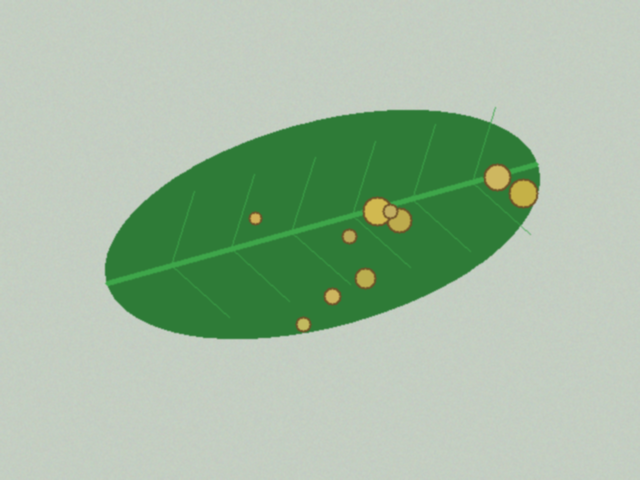
#> input picture data/sintetis/bersih/teh_041.png, 640 x 480 px
$ jupyter execute --allow-errors B4_penapisan.ipynb
#> lines starting #> are read from the running program, lines starting #| are printed output that depends on the picture
### src/utils_cv.py

"""utils_cv.py: fungsi bantu yang dipakai ulang sepanjang semester."""

import cv2
import numpy as np
import matplotlib.pyplot as plt


def baca(path):
    """Membaca citra dan langsung memberi pesan jelas bila gagal."""
#> called with path = '../data/sintetis/bersih/teh_041.png'
    img = cv2.imread(path)
#> img is the input picture: shape (480, 640, 3); mean B, G, R 161.4, 186.9, 162.2
#| Ukuran citra: (480, 640)
#| Tipe data: uint8
    if img is None:
        raise FileNotFoundError(f"Citra tidak ditemukan: {path}")
    return img


def tampil(daftar, judul, baris=1, ukuran=(14, 4)):
    """Menampilkan beberapa citra berdampingan. Citra 3 kanal dianggap BGR."""
    kolom = int(np.ceil(len(daftar) / baris))
    plt.figure(figsize=ukuran)

    for i, (im, jd) in enumerate(zip(daftar, judul)):
        plt.subplot(baris, kolom, i + 1)

        if im.ndim == 3:
            plt.imshow(cv2.cvtColor(im, cv2.COLOR_BGR2RGB))
        else:
            plt.imshow(im, cmap="gray", vmin=0, vmax=255)

        plt.title(jd)
        plt.axis("off")

    plt.tight_layout()


def kontras_bercak(kanal, mask_daun, mask_bercak):
    """KB = |rerata bercak - rerata daun sehat| / simpangan baku daun sehat.
    Makin besar KB, makin mudah bercak dipisahkan dari daun sehat.
    """
    k = kanal.astype(np.float64)
    sehat = (mask_daun > 0) & (mask_bercak == 0)
#> sehat: shape (480, 640) bool; every value is 0
    bercak = mask_bercak > 0
#> bercak: shape (480, 640) bool; every value is 1

    if bercak.sum() == 0:
        return float("nan")

    return abs(k[bercak].mean() - k[sehat].mean()) / (
        k[sehat].std() + 1e-6
    )


# [10 lines left out: function statistik, not called in this run]

### notebook/B4_penapisan.ipynb
[cell 1]
import sys
import os
import time

sys.path.append(os.path.abspath("../src"))

import cv2
import numpy as np
import pandas as pd
import matplotlib.pyplot as plt

from utils_cv import baca, tampil, kontras_bercak

os.makedirs("../hasil", exist_ok=True)

print("OpenCV:", cv2.__version__)
print("NumPy:", np.__version__)
print("Notebook B4 siap dijalankan.")

[cell 2]
nama = "teh_041.png"

citra_bersih = cv2.cvtColor(
    baca(f"../data/sintetis/bersih/{nama}"),
    cv2.COLOR_BGR2GRAY
)

mask_daun = cv2.imread(
    f"../data/sintetis/mask_daun/{nama}", 0
)

mask_bercak = cv2.imread(
    f"../data/sintetis/mask_bercak/{nama}", 0
)

citra_asli = cv2.cvtColor(
    baca(f"../data/sintetis/citra/{nama}"),
    cv2.COLOR_BGR2GRAY
)

print("Ukuran citra:", citra_bersih.shape)
print("Tipe data:", citra_bersih.dtype)
print("KB citra asli:", round(
    kontras_bercak(citra_asli, mask_daun, mask_bercak), 3
))
#| KB citra asli: nan

tampil(
    [citra_asli, citra_bersih, mask_daun, mask_bercak],
    ["Citra dengan derau", "Citra bersih", "Mask daun", "Mask bercak"],
    ukuran=(14, 4)
)
#> in tampil, `kolom = int(np.ceil(len(daftar) / baris))`: kolom = 4
#> the loop in tampil, `for i, (im, jd) in enumerate(zip(daftar, judul)):` made 4 passes
#> jd on passes 1 to 4: 'Citra dengan derau', 'Citra bersih', 'Mask daun', 'Mask bercak'
plt.show()
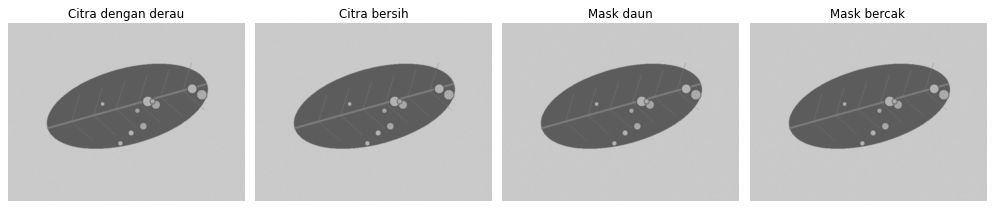
#> figure drawn by matplotlib, 4 panels

[cell 3]
P = np.array([
    [52, 55, 61, 58],
    [59, 255, 64, 60],
    [62, 60, 0, 57],
    [58, 61, 59, 63]
])

print(P)

[cell 4]
kernel_rerata = np.ones((3, 3)) / 9

kernel_gaussian = np.array([
    [1, 2, 1],
    [2, 4, 2],
    [1, 2, 1]
], dtype=float) / 16

hasil_rerata = np.zeros((2, 2))
hasil_gaussian = np.zeros((2, 2))
hasil_median = np.zeros((2, 2))

for y in range(2):
    for x in range(2):
        area = P[y:y+3, x:x+3]

        hasil_rerata[y, x] = np.sum(area * kernel_rerata)
        hasil_gaussian[y, x] = np.sum(area * kernel_gaussian)
        hasil_median[y, x] = np.median(area)

print("Hasil rerata:\n", np.round(hasil_rerata, 2))
print("Hasil Gaussian:\n", np.round(hasil_gaussian, 2))
print("Hasil median:\n", hasil_median.astype(int))

[cell 5]
Q = np.array([
    [70, 72, 75],
    [74, 120, 78],
    [73, 76, 79]
])

kernel_tajam = np.array([
    [0, -1, 0],
    [-1, 5, -1],
    [0, -1, 0]
])

hasil_tajam = np.sum(Q * kernel_tajam)
hasil_clipping = np.clip(hasil_tajam, 0, 255)

print("Hasil sebelum clipping:", hasil_tajam)
print("Hasil setelah clipping:", hasil_clipping)

[cell 6]
baris = np.array([[12, 30, 45, 70]])

zero = np.pad(baris, ((0, 0), (1, 1)), mode="constant")
replicate = np.pad(baris, ((0, 0), (1, 1)), mode="edge")
reflect = np.pad(baris, ((0, 0), (1, 1)), mode="reflect")

print("Zero padding:", zero)
print("Replicate:", replicate)
print("Reflect:", reflect)

print("Rerata piksel pertama:")
print("Zero:", zero[0, 0:3].mean())
print("Replicate:", replicate[0, 0:3].mean())
print("Reflect:", reflect[0, 0:3].mean())

[cell 7]
def konvolusi(img, k):
    kh, kw = k.shape
    ph, pw = kh // 2, kw // 2

    pad = np.pad(
        img.astype(float),
        ((ph, ph), (pw, pw)),
        mode="edge"
    )

    out = np.zeros(img.shape)

    for y in range(img.shape[0]):
        for x in range(img.shape[1]):
            area = pad[y:y+kh, x:x+kw]
            out[y, x] = np.sum(area * k)

    return np.clip(np.round(out), 0, 255).astype(np.uint8)


def konvolusi_sejati(img, k):
    return konvolusi(img, np.flip(k))

[cell 8]
kernel_uji = {
    "rerata": np.ones((3, 3)) / 9,

    "asimetris": np.array([
        [1, 0, -1],
        [2, 0, -2],
        [1, 0, -1]
    ], dtype=float)
}

for nama_kernel, kernel in kernel_uji.items():

    t0 = time.perf_counter()
    hasil_manual = konvolusi(citra_bersih, kernel)
    waktu_manual = time.perf_counter() - t0

    t0 = time.perf_counter()
    hasil_cv = cv2.filter2D(
        citra_bersih,
        -1,
        kernel,
        borderType=cv2.BORDER_REPLICATE
    )
    waktu_cv = time.perf_counter() - t0

    hasil_sejati = konvolusi_sejati(citra_bersih, kernel)

    beda_manual = np.abs(
        hasil_manual.astype(int) - hasil_cv.astype(int)
    ).max()

    beda_sejati = np.abs(
        hasil_sejati.astype(int) - hasil_cv.astype(int)
    ).max()

    print(f"\nKernel: {nama_kernel}")
    print("Selisih manual vs filter2D:", beda_manual)
    print("Selisih konvolusi sejati vs filter2D:", beda_sejati)
    print(f"Waktu manual: {waktu_manual:.4f} detik")
    print(f"Waktu OpenCV: {waktu_cv:.5f} detik")
#> this loop made 2 passes
#> (beda_manual, beda_sejati) on passes 1 to 2: (0, 0), (0, 255)
#| Selisih manual vs filter2D: 0
#| Selisih konvolusi sejati vs filter2D: 0
#| Selisih manual vs filter2D: 0
#| Selisih konvolusi sejati vs filter2D: 255
#> pass 2, `hasil_sejati = konvolusi_sejati(citra_bersih, kernel)`:
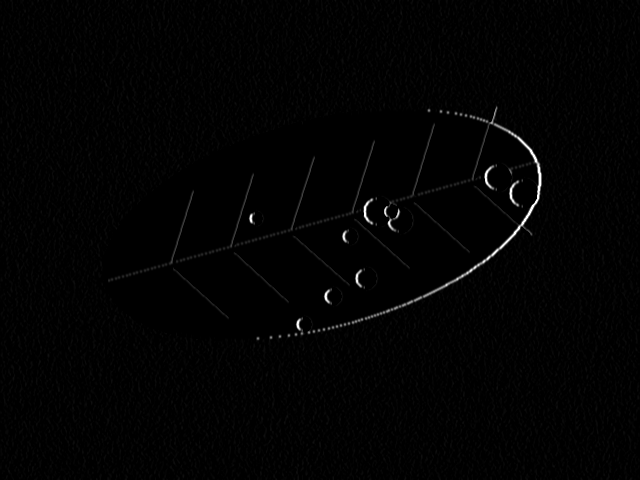
#> hasil_sejati: shape (480, 640); min 0, max 255, mean 2.6

[cell 9]
rng = np.random.default_rng(42)

def derau_gauss(img, sd):
#> called with sd = 10
    noise = rng.normal(0, sd, img.shape)
    return np.clip(
        img.astype(float) + noise, 0, 255
    ).astype(np.uint8)
#> call 3 of derau_gauss, with sd = 40
#> in derau_gauss (call 3), `noise = rng.normal(0, sd, img.shape)`:
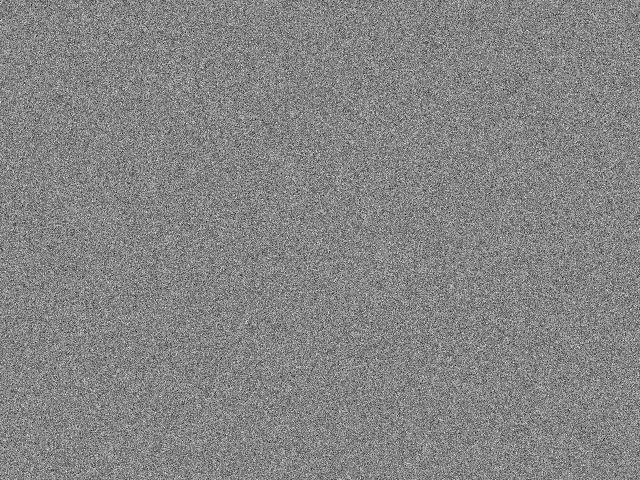
#> noise: shape (480, 640) float64; min -193.1, max 176.7, mean 0; drawn with min black and max white


def derau_sp(img, p):
#> called with p = 0.04
    out = img.copy()
    m = rng.random(img.shape)

    out[m < p / 2] = 0
    out[m > 1 - p / 2] = 255

    return out


def ukur_waktu(f, x, ulang=20):
    daftar_waktu = []

    for _ in range(ulang):
        t0 = time.perf_counter()
        f(x)
        daftar_waktu.append(time.perf_counter() - t0)

    return 1000 * np.mean(daftar_waktu)

[cell 10]
derau = {
    "gauss_10": derau_gauss(citra_bersih, 10),
    "gauss_20": derau_gauss(citra_bersih, 20),
    "gauss_40": derau_gauss(citra_bersih, 40),
    "sp_4%": derau_sp(citra_bersih, 0.04),
    "sp_10%": derau_sp(citra_bersih, 0.10)
}
#> call 2 of derau_sp, with p = 0.1
#> in derau_sp (call 2), `out[m > 1 - p / 2] = 255`:
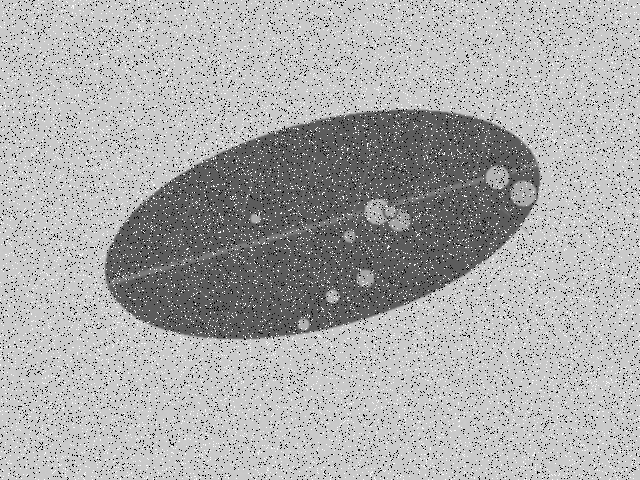
#> out: shape (480, 640); min 0, max 255, mean 171.7

penapis = {
    "rerata_3": lambda x: cv2.blur(x, (3, 3)),
    "rerata_5": lambda x: cv2.blur(x, (5, 5)),
    "gauss_5": lambda x: cv2.GaussianBlur(x, (5, 5), 1.0),
    "median_3": lambda x: cv2.medianBlur(x, 3),
    "median_5": lambda x: cv2.medianBlur(x, 5),
    "median_9": lambda x: cv2.medianBlur(x, 9)
}

tampil(
    [citra_bersih, derau["gauss_20"], derau["sp_4%"]],
    ["Bersih", "Gaussian 20", "Garam-merica 4%"],
    ukuran=(12, 4)
)
#> the loop in tampil (call 2), `for i, (im, jd) in enumerate(zip(daftar, judul)):` made 3 passes
#> jd on passes 1 to 3: 'Bersih', 'Gaussian 20', 'Garam-merica 4%'
plt.show()

[cell 11]
baris = []

for nama_derau, citra_derau in derau.items():

    baris.append([
        nama_derau,
        "tanpa",
        cv2.PSNR(citra_bersih, citra_derau),
        0.0,
        kontras_bercak(citra_derau, mask_daun, mask_bercak)
    ])

    for nama_penapis, fungsi in penapis.items():

        hasil = fungsi(citra_derau)

        psnr = cv2.PSNR(citra_bersih, hasil)
        waktu = ukur_waktu(fungsi, citra_derau)
        kb = kontras_bercak(hasil, mask_daun, mask_bercak)

        baris.append([
            nama_derau,
            nama_penapis,
            psnr,
            waktu,
            kb
        ])
#> this loop made 5 passes
#> nama_derau on passes 1 to 5: 'gauss_10', 'gauss_20', 'gauss_40', 'sp_4%', 'sp_10%'
#> after the loop, baris = 35 items

tabel_penapis = pd.DataFrame(
    baris,
    columns=["derau", "penapis", "PSNR_dB", "waktu_ms", "KB"]
).round(2)
#> tabel_penapis = table of 35 rows and 5 columns

display(tabel_penapis)

tabel_penapis.to_csv(
    "../hasil/b4_tabel_penapis.csv",
    index=False
)

[cell 12]
fig, axes = plt.subplots(1, 2, figsize=(15, 5))

for nama_derau in tabel_penapis["derau"].unique():

    data = tabel_penapis[
        tabel_penapis["derau"] == nama_derau
    ]

    axes[0].plot(
        data["penapis"],
        data["PSNR_dB"],
        marker="o",
        label=nama_derau
    )

    axes[1].plot(
        data["penapis"],
        data["waktu_ms"],
        marker="o",
        label=nama_derau
    )

axes[0].set_title("Perbandingan PSNR")
axes[0].set_ylabel("PSNR (dB)")
axes[0].tick_params(axis="x", rotation=45)
axes[0].legend()

axes[1].set_title("Perbandingan Waktu Komputasi")
axes[1].set_ylabel("Waktu (ms)")
axes[1].tick_params(axis="x", rotation=45)
axes[1].legend()

plt.tight_layout()
plt.savefig("../hasil/b4_grafik_psnr_waktu.png", dpi=200)
plt.show()

[cell 13]
plt.figure(figsize=(10, 5))

for nama_derau in tabel_penapis["derau"].unique():

    data = tabel_penapis[
        tabel_penapis["derau"] == nama_derau
    ]

    plt.plot(
        data["penapis"],
        data["KB"],
        marker="o",
        label=nama_derau
    )

plt.title("Perbandingan Kontras Bercak")
plt.xlabel("Penapis")
plt.ylabel("Kontras Bercak (KB)")
plt.xticks(rotation=45)
plt.legend()
plt.tight_layout()

plt.savefig("../hasil/b4_grafik_kb.png", dpi=200)
plt.show()

[cell 14]
data_tabel11 = tabel_penapis[
    tabel_penapis["derau"].isin(["gauss_20", "sp_4%"])
]
#> data_tabel11 = table of 14 rows and 5 columns

tabel11 = data_tabel11.pivot(
    index="penapis",
    columns="derau",
    values=["PSNR_dB", "waktu_ms", "KB"]
)
#> tabel11 = table of 7 rows and 6 columns

display(tabel11.round(2))

tabel11.to_csv("../hasil/b4_tabel11.csv")

[cell 15]
def selisih_rerata(kanal, md, mb):
    k = kanal.astype(float)

    sehat = (md > 0) & (mb == 0)
    bercak = mb > 0

    if bercak.sum() == 0 or sehat.sum() == 0:
        return np.nan

    return abs(k[bercak].mean() - k[sehat].mean())


#> (the rest of this cell did not finish here and is left out)

[cell 16]
plt.figure(figsize=(8, 5))

#> (the rest of this cell did not finish here and is left out)

[cell 17]
nama_crop = "teh_021.png"

g = cv2.cvtColor(
    baca(f"../data/sintetis/bersih/{nama_crop}"),
    cv2.COLOR_BGR2GRAY
)
#> call 3 of baca, with path = '../data/sintetis/bersih/teh_021.png'
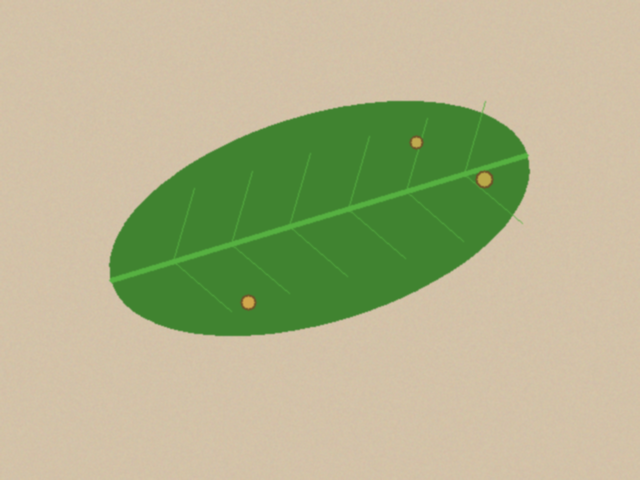
#> input picture data/sintetis/bersih/teh_021.png, 640 x 480 px
#> in baca, img is the input picture: shape (480, 640, 3); mean B, G, R 140.2, 179.6, 177.2
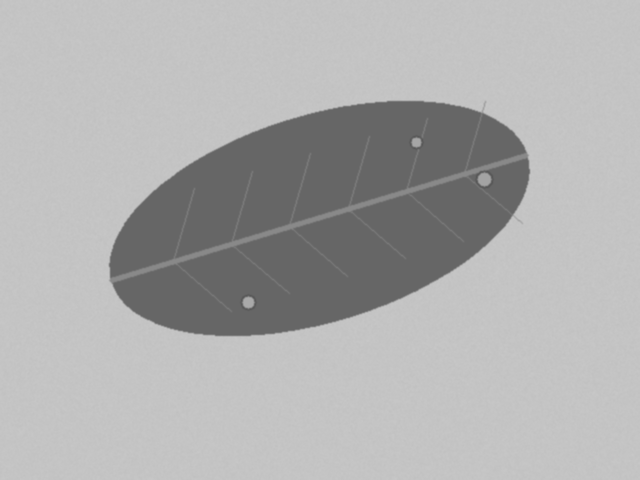
#> g: shape (480, 640); min 88, max 199, mean 174.5

# Cari posisi area bercak dari mask
mb = cv2.imread(
    f"../data/sintetis/mask_bercak/{nama_crop}", 0
)
#> mb: shape (480, 640); min 88, max 199, mean 173.9

ys, xs = np.where(mb > 0)

y_tengah = int(np.mean(ys))
#> y_tengah = 239
x_tengah = int(np.mean(xs))
#> x_tengah = 319

ukuran_crop = 60

y1 = max(0, y_tengah - ukuran_crop // 2)
#> y1 = 209
y2 = min(g.shape[0], y_tengah + ukuran_crop // 2)
#> y2 = 269
x1 = max(0, x_tengah - ukuran_crop // 2)
#> x1 = 289
x2 = min(g.shape[1], x_tengah + ukuran_crop // 2)
#> x2 = 349

crop_asli = g[y1:y2, x1:x2]
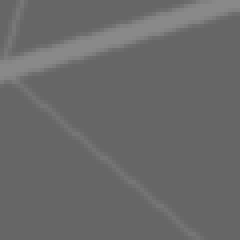
#> crop_asli: shape (60, 60) (shown 4 times larger); min 102, max 137, mean 105.6

hasil_crop = [
    crop_asli,
    cv2.medianBlur(crop_asli, 3),
    cv2.medianBlur(crop_asli, 5),
    cv2.medianBlur(crop_asli, 9),
    cv2.medianBlur(crop_asli, 15)
]

tampil(
    hasil_crop,
    ["Asli", "Median 3", "Median 5", "Median 9", "Median 15"],
    ukuran=(14, 4)
)
plt.show()
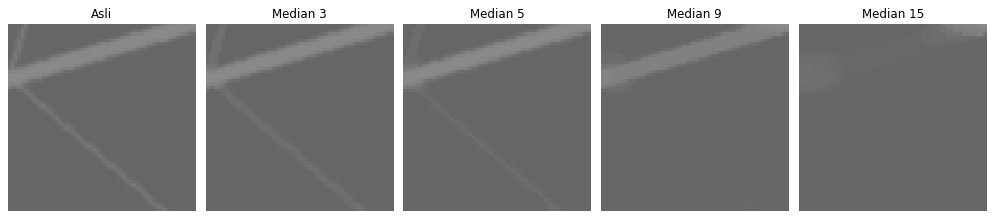
#> figure drawn by matplotlib, 5 panels

[cell 18]
nama_crop = "teh_021.png"

g = cv2.cvtColor(
    baca(f"../data/sintetis/bersih/{nama_crop}"),
    cv2.COLOR_BGR2GRAY
)

# Cari posisi area bercak dari mask
mb = cv2.imread(
    f"../data/sintetis/mask_bercak/{nama_crop}", 0
)

ys, xs = np.where(mb > 0)

y_tengah = int(np.mean(ys))
x_tengah = int(np.mean(xs))

ukuran_crop = 60

y1 = max(0, y_tengah - ukuran_crop // 2)
y2 = min(g.shape[0], y_tengah + ukuran_crop // 2)
x1 = max(0, x_tengah - ukuran_crop // 2)
x2 = min(g.shape[1], x_tengah + ukuran_crop // 2)

crop_asli = g[y1:y2, x1:x2]

hasil_crop = [
    crop_asli,
    cv2.medianBlur(crop_asli, 3),
    cv2.medianBlur(crop_asli, 5),
    cv2.medianBlur(crop_asli, 9),
    cv2.medianBlur(crop_asli, 15)
]

tampil(
    hasil_crop,
    ["Asli", "Median 3", "Median 5", "Median 9", "Median 15"],
    ukuran=(14, 4)
)
plt.show()

[cell 19]
def unsharp(x, k=1.0):
    blur = cv2.GaussianBlur(x, (5, 5), 1.0)
    return cv2.addWeighted(x, 1 + k, blur, -k, 0)


noisy = derau["gauss_20"]
latar = mask_daun == 0

for nama, redam in {
    "Gaussian": lambda x: cv2.GaussianBlur(x, (5, 5), 1.0),
    "Median": lambda x: cv2.medianBlur(x, 5)
}.items():

    A = redam(unsharp(noisy))
    B = unsharp(redam(noisy))

    print(f"\nPenapis: {nama}")

    print(
        f"Tajam -> redam | "
        f"PSNR={cv2.PSNR(citra_bersih, A):.2f} dB | "
        f"sigma latar={A[latar].std():.2f}"
    )

    print(
        f"Redam -> tajam | "
        f"PSNR={cv2.PSNR(citra_bersih, B):.2f} dB | "
        f"sigma latar={B[latar].std():.2f}"
    )
#> this loop made 2 passes
#| Penapis: Gaussian
#| Tajam -> redam | PSNR=30.40 dB | sigma latar=nan
#| Redam -> tajam | PSNR=30.20 dB | sigma latar=nan
#| Penapis: Median
#| Tajam -> redam | PSNR=30.14 dB | sigma latar=nan
#| Redam -> tajam | PSNR=31.08 dB | sigma latar=nan

[cell 20]
# Ganti pilihan ini berdasarkan hasil eksperimen sebelumnya
nama_penapis_pilihan = "median_3"

fungsi_pilihan = penapis[nama_penapis_pilihan]

nomor_citra = range(1, 57, 5)

baris_normal = []

#> (the rest of this cell did not finish here and is left out)

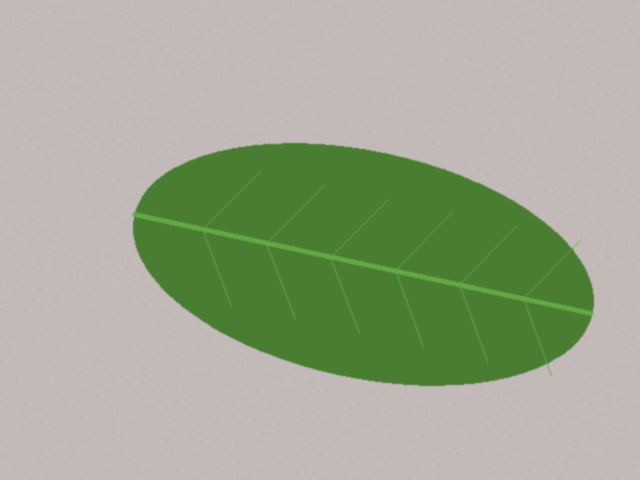
#> input picture data/sintetis/bersih/teh_001.png, 640 x 480 px, found by its file name
#> in baca, img is the input picture: shape (480, 640, 3); mean B, G, R 148.1, 169.5, 161.7
#> `noisy = cv2.cvtColor( baca(f"../data/sintetis/citra/{nama}"), cv2.COLO..`:
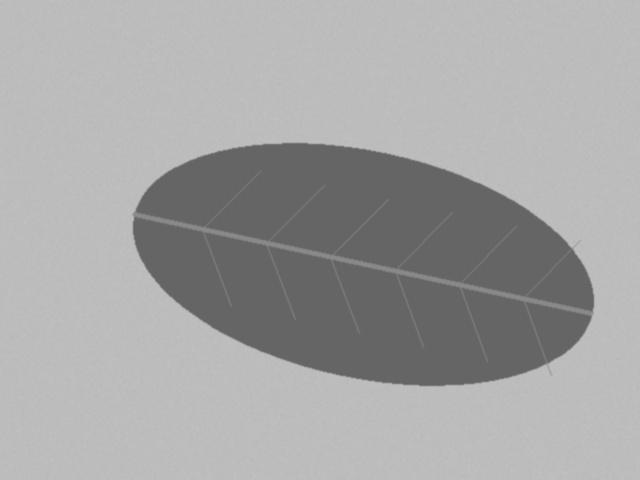
#> noisy: shape (480, 640); min 101, max 192, mean 164.7
#> `psnr_sebelum = cv2.PSNR(bersih, noisy)`: psnr_sebelum = 361.2
#> `psnr_sesudah = cv2.PSNR(bersih, hasil)`: psnr_sesudah = 52.59

    bersih = cv2.cvtColor(
        baca(f"../data/sintetis/bersih/{nama}"),
        cv2.COLOR_BGR2GRAY
    )

    hasil = fungsi_pilihan(noisy)

    psnr_sebelum = cv2.PSNR(bersih, noisy)
    psnr_sesudah = cv2.PSNR(bersih, hasil)

    baris_normal.append([
        nama,
        nama_penapis_pilihan,
        psnr_sebelum,
        psnr_sesudah,
        psnr_sesudah - psnr_sebelum
    ])

tabel_normal = pd.DataFrame(
    baris_normal,
    columns=[
        "nama",
        "penapis",
        "PSNR_sebelum",
        "PSNR_sesudah",
        "peningkatan_PSNR"
    ]
).round(2)

display(tabel_normal)

tabel_normal.to_csv(
    "../hasil/b4_psnr_12_citra_normal.csv",
    index=False
)
